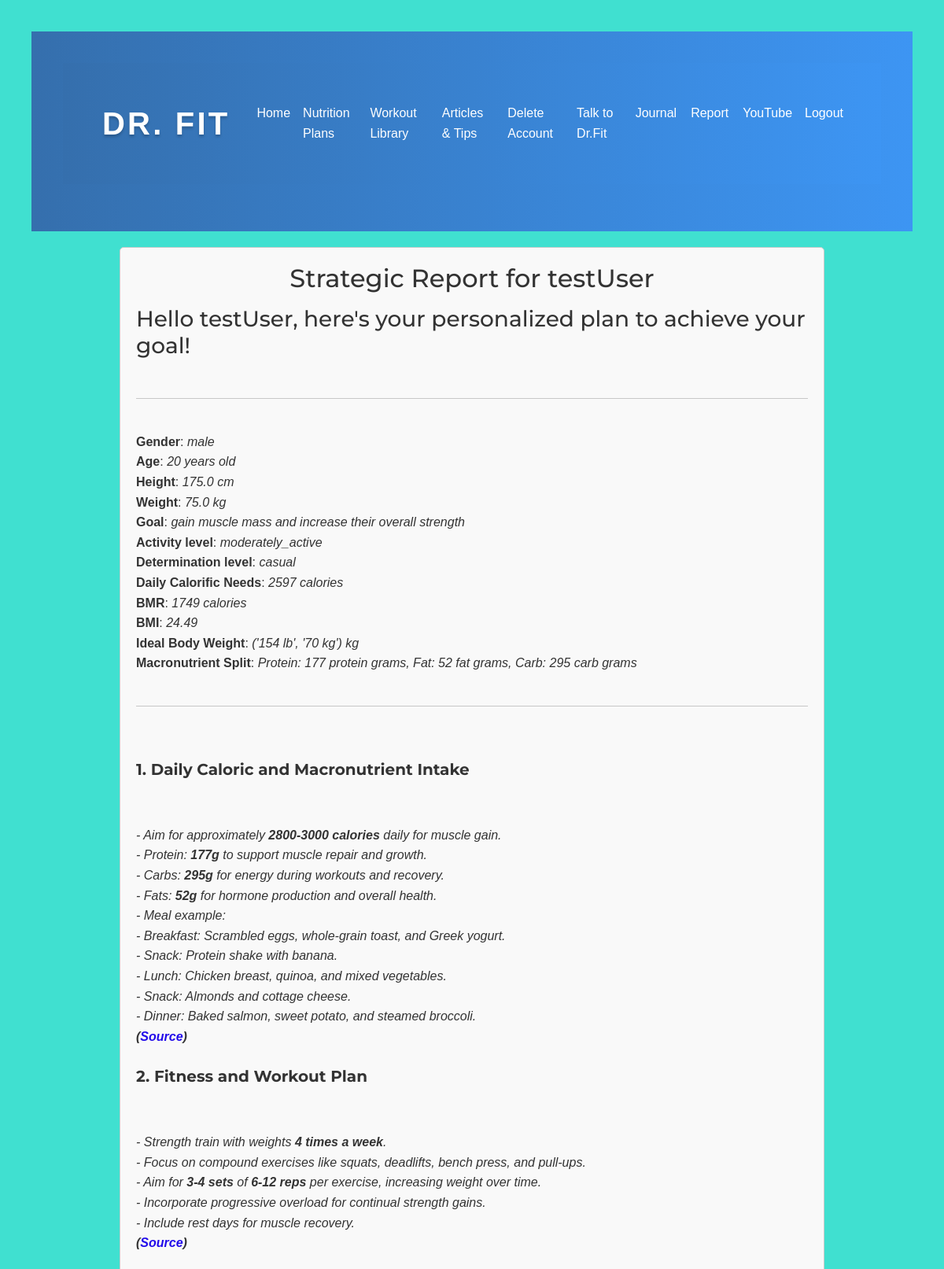
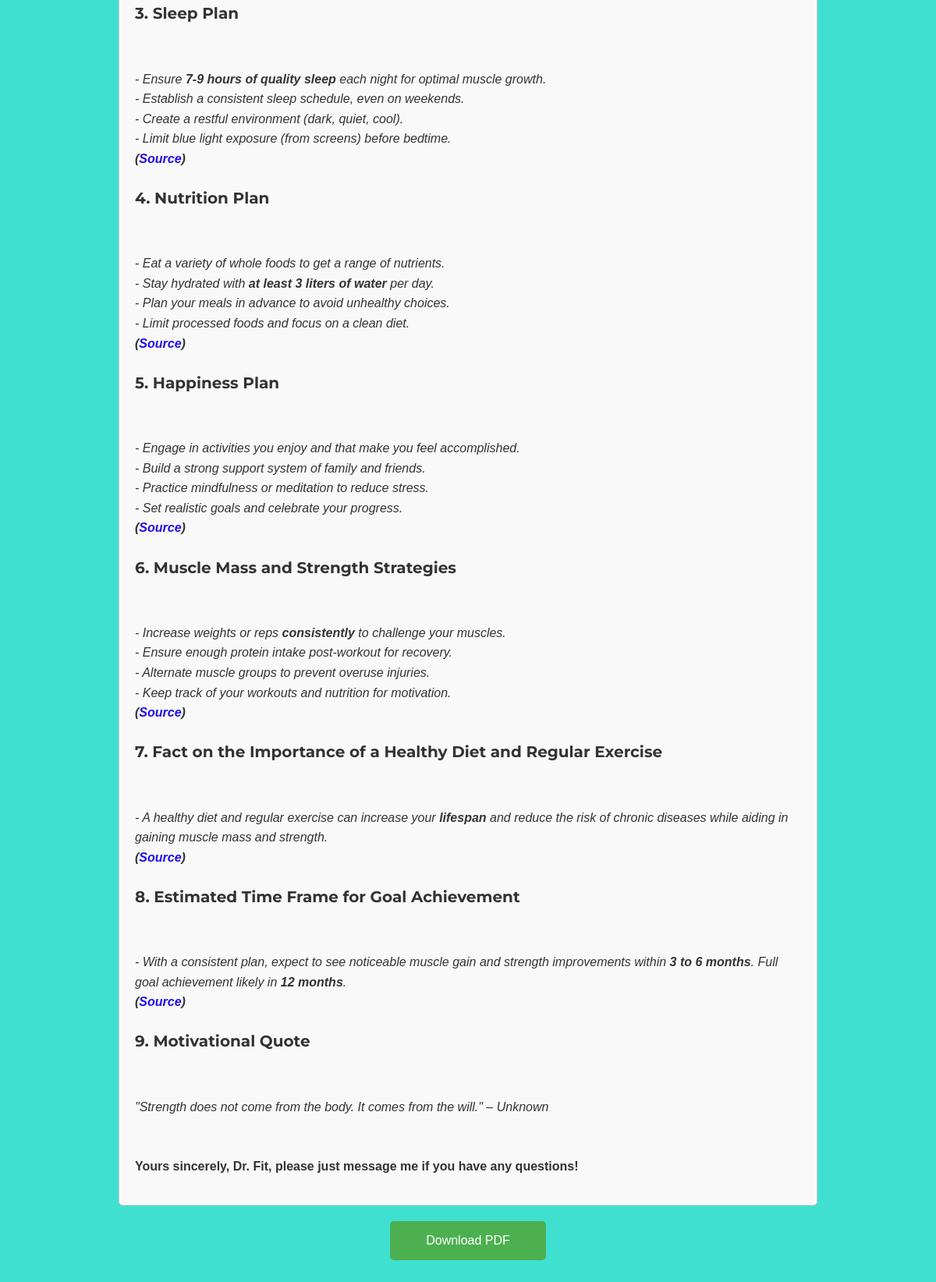
/get_report (signed in), run on the app's committed database (2 pictures, top to bottom).
### tables this page shows
CREATE TABLE users (id INTEGER PRIMARY KEY AUTOINCREMENT, username TEXT, email TEXT, password TEXT, gender TEXT, age INTEGER, height REAL, weight REAL, waist REAL, neck REAL, hip REAL, head REAL, goal TEXT, determination_level TEXT, activity_level TEXT, bmr_type TEXT, body_fat_percentage INTEGER, initial_plan TEXT, report TEXT, bmr FLOAT);

### blueprints/get_response.py (the view)
@get_response.route('/get_report')
@login_required
def report() -> render_template:
    conn = sqlite3.connect('database.db')
    curs = conn.cursor()
    curs.execute("SELECT initial_plan FROM users WHERE id = ?", (current_user.id,))
    initial_plan = curs.fetchone()
    conn.close()
    print("Setting plan from database", initial_plan[0])
    plan = initial_plan[0] if initial_plan else print("No plan available.\n")
    return render_template('report.html',
                           user_goal=current_user.goal,
                           user_name=current_user.username,
                           generated_report=plan)

### app.py (called while the page is built)
@login_manager.user_loader # Decorator for the user_loader function
def load_user(user_id):
    user_data = loadUserObject(user_id) # Loads the user data from the database
    return user_data # Returns the user data

@app.before_request
def before_request():
    if current_user.is_authenticated:  # Checks if the user is authenticated
        conn = sqlite3.connect('database.db') # Connect to the SQLite database
        curs = conn.cursor() # Create a cursor object to execute SQL commands
        curs.execute("SELECT username, gender, age, height, weight, goal FROM users WHERE id = (?)", [current_user.id]) # Fetch the user data by user ID
        g.user_data = curs.fetchone() # Assign the fetched user data to a global object "g" which is unique for each request context
        conn.close() # Close the connection to the SQLite database

### blueprints/user.py (called while the page is built)
def loadUserObject(user_id):
    conn = sqlite3.connect('database.db')
    curs = conn.cursor()
    curs.execute("SELECT id, username, email, password, gender, age, height, weight, goal, determination_level, activity_level, bmr_type, body_fat_percentage FROM users WHERE id = (?)", [user_id])
    user_data = curs.fetchone()
    conn.close()
    if user_data:
        return User(*user_data)
    else:
        return None

### templates/report.html (shortened to what this page needs)
{% extends 'index.html' %}
{% block content %}
<body>
    <div class="report-container">
        <h2>Strategic Report for {{ user_name }}</h2>
        <p>
            {{ generated_report  | safe }}
        </p>
    </div>
    <a href="/download_report" class="download-button">
        Download PDF
    </a>
{% endblock %}

### static/styles.css (style rules this page uses)
body { font-family: "Roboto", sans-serif; background-color: #40E0D0; color: #333; line-height: 1.6; }
a { color: #333; text-decoration: none; }
.response_links { color: rgb(34, 11, 234); }
h1,h2,h3,h4,h5,h6 { font-family: 'montserrat', sans-serif !important;; }
body { font-family: Arial, sans-serif; }
.report-container { width: 80%; margin: 0 auto; padding: 20px; border: 1px solid #ccc; border-radius: 5px; background-color: #f9f9f9; }
.report-container h2 { text-align: center; }
.report-container p { text-indent: 50px; text-align: justify; }
.download-button { display: block; width: 200px; height: 50px; margin: 20px auto; background-color: #4CAF50; color: white; border: none; border-radius: 5px; cursor: pointer; text-align: center; line-height: 50px; text-decoration: none; }
body { display: flex; flex-direction: column; justify-content: center; align-items: center; min-height: 100vh; padding: 40px; }

### data on the page
users: username "testUser", initial_plan "Hello testUser, here's your personalized plan to achieve your goal! Gender : male Age : 20 years old Height : 175.0 cm Weight : 75.0 kg Goal : gain muscle mass and increase their overall strength Activity level : moderately_active Determination level : casual Daily Calorific Needs : 2597 calories BMR : 1749 calories BMI : 24.49 Ideal Body Weight : ('154 lb', '70 kg') kg Macronutrient Split : Protein: 177 protein grams, Fat: 52 fat grams, Carb: 295 carb grams 1. Daily Caloric and Macronutrient Intake - Aim for approximately 2800-3000 calories daily for muscle gain. - Protein: 177g to support muscle repair and growth. - Carbs: 295g for energy during workouts and recovery. - Fats: 52g for…"
